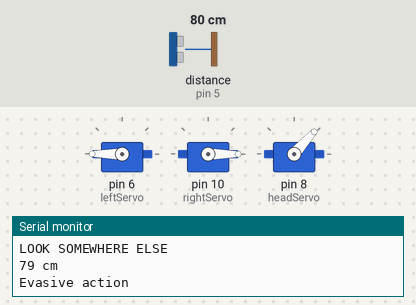
The sketch below on a simulated Arduino Uno, built with avr-gcc and run on an emulated ATmega328P. Shown: 3 × servo, the last lines printed to the serial monitor. Wiring (inferred from the names in the program): ultrasonic range finder: trigger pin 4; echo pin 5. The inputs (shaded band) are chosen by the test bench; at power-on: distance to the obstacle (sensor on pin 5) 80 cm. The echo pulse lasts 58.3 µs per cm; random numbers use the default seed unless the sketch sets one.

Above: at 1.2 s.
1.3 s: distance to the obstacle (sensor on pin 5) set to 96 cm
At 2.1 s:
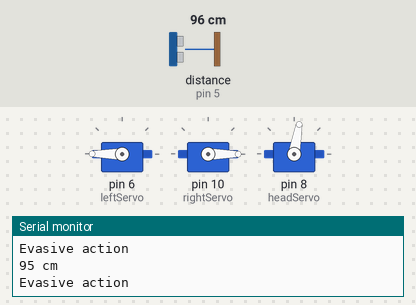
4.7 s: distance to the obstacle (sensor on pin 5) set to 104 cm
At 5.5 s:
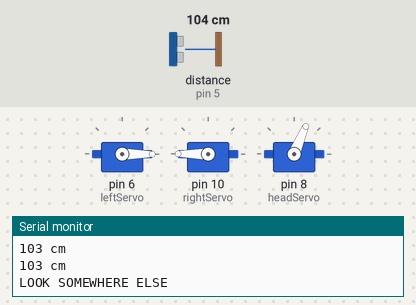
8.1 s: distance to the obstacle (sensor on pin 5) set to 2 cm
At 11.6 s:
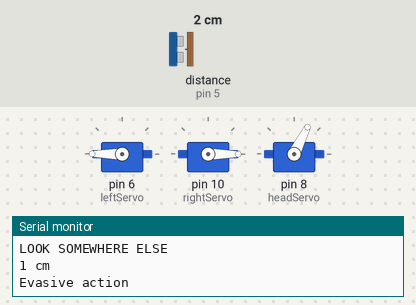
Timing chart, 0 to 55.3 s (numbered marks = the images above; inputs shaded):
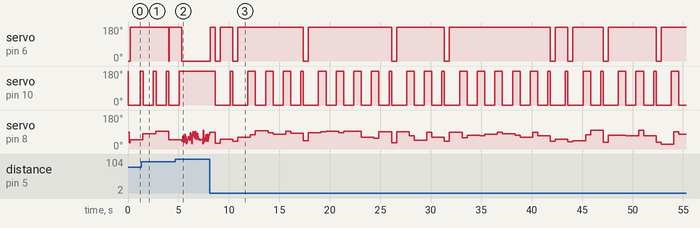

Measured:
- the behaviour switches between 100 and 101 cm on distance to the obstacle (sensor on pin 5) (found by bisection; images 1 and 2)
- after the input at 8.1 s, servo on pin 6 (leftServo): 0° → 180° at once, → 0° 0.50 s later, → 180° 0.50 s later, → 0° 1.3 s later, … (19 changes in this stretch); servo on pin 10 (rightServo): 180° → 0° after 0.54 s, → 180° 1.5 s later, → 0° 0.25 s later, → 180° 1.5 s later, … (53 changes in this stretch)

The sketch:

AwesomeBot.ino
```cpp
#include <Servo.h>

Servo leftServo;
Servo rightServo;
Servo headServo;
#define triggerPin 4
#define echoPin 5
int headPosition = 50;
int collisionCounter = 0;
unsigned long moveAt = 0;

void setup()
{
  leftServo.attach(6);
  rightServo.attach(10);
  headServo.attach(8);
  leftServo.write(0);
  rightServo.write(255);

  Serial.begin (9600);
  pinMode(triggerPin, OUTPUT);
  pinMode(echoPin, INPUT);
}

void loop()
{
  checkForCollision();

  unsigned long now = millis();
  if (now >= moveAt) {
    headPosition = random(25, 100);
  //  headPosition = 50;
    headServo.write(headPosition);

    int delayValue = random(30, 100);
    moveAt = now + delayValue;
    Serial.println("LOOK SOMEWHERE ELSE");
  }
}

void checkForCollision() {
  long duration, distance;
  digitalWrite(triggerPin, LOW);
  delayMicroseconds(2);

  digitalWrite(triggerPin, HIGH);
  digitalWrite(triggerPin, LOW);
  duration = pulseIn(echoPin, HIGH);

  distance = (duration/2) / 29.1;
  Serial.print(distance);
  Serial.println(" cm");
  if (distance > 0 && distance < 100){
    Serial.println("Evasive action");
    int turnAmount = 500-(distance*5);

    if (collisionCounter > 2) {
      backTheFuckOff(turnAmount);
    } else if (headPosition < 55) {
      moveRight(turnAmount);
    } else {
      moveLeft(turnAmount);
    }
    collisionCounter += 2;
  } else {
    if (collisionCounter > 0) {
      collisionCounter--;
    }
  }
}

void moveLeft(int amount) {
  leftServo.write(255);
  delay(amount);
  leftServo.write(0);
}

void moveRight(int amount) {
  rightServo.write(0);
  delay(amount);
  rightServo.write(255);
}

void backTheFuckOff(int amount) {
  rightServo.write(0);
  leftServo.write(255);
  delay(1000);
  rightServo.write(255);
  delay(250);
  leftServo.write(0);
  collisionCounter = 0;
}
```
